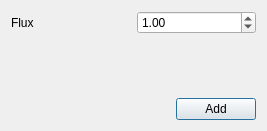
<?xml version="1.0" encoding="UTF-8"?>
<ui version="4.0">
 <class>Dialog</class>
 <widget class="QDialog" name="Dialog">
  <property name="geometry">
   <rect>
    <x>0</x>
    <y>0</y>
    <width>267</width>
    <height>131</height>
   </rect>
  </property>
  <property name="windowTitle">
   <string>Add Flux</string>
  </property>
  <layout class="QGridLayout" name="gridLayout_2">
   <item row="0" column="0" colspan="2">
    <layout class="QGridLayout" name="gridLayout">
     <item row="0" column="0">
      <widget class="QLabel" name="label">
       <property name="text">
        <string>Flux</string>
       </property>
      </widget>
     </item>
     <item row="0" column="1">
      <widget class="QDoubleSpinBox" name="doubleSpinBox">
       <property name="minimum">
        <double>-999999999999.000000000000000</double>
       </property>
       <property name="maximum">
        <double>999999999999.000000000000000</double>
       </property>
       <property name="value">
        <double>1.000000000000000</double>
       </property>
      </widget>
     </item>
    </layout>
   </item>
   <item row="1" column="0">
    <spacer name="verticalSpacer">
     <property name="orientation">
      <enum>Qt::Vertical</enum>
     </property>
     <property name="sizeHint" stdset="0">
      <size>
       <width>20</width>
       <height>40</height>
      </size>
     </property>
    </spacer>
   </item>
   <item row="2" column="0">
    <spacer name="horizontalSpacer">
     <property name="orientation">
      <enum>Qt::Horizontal</enum>
     </property>
     <property name="sizeHint" stdset="0">
      <size>
       <width>145</width>
       <height>20</height>
      </size>
     </property>
    </spacer>
   </item>
   <item row="2" column="1">
    <widget class="QPushButton" name="pushButton">
     <property name="text">
      <string>Add</string>
     </property>
    </widget>
   </item>
  </layout>
 </widget>
 <resources/>
 <connections/>
</ui>
